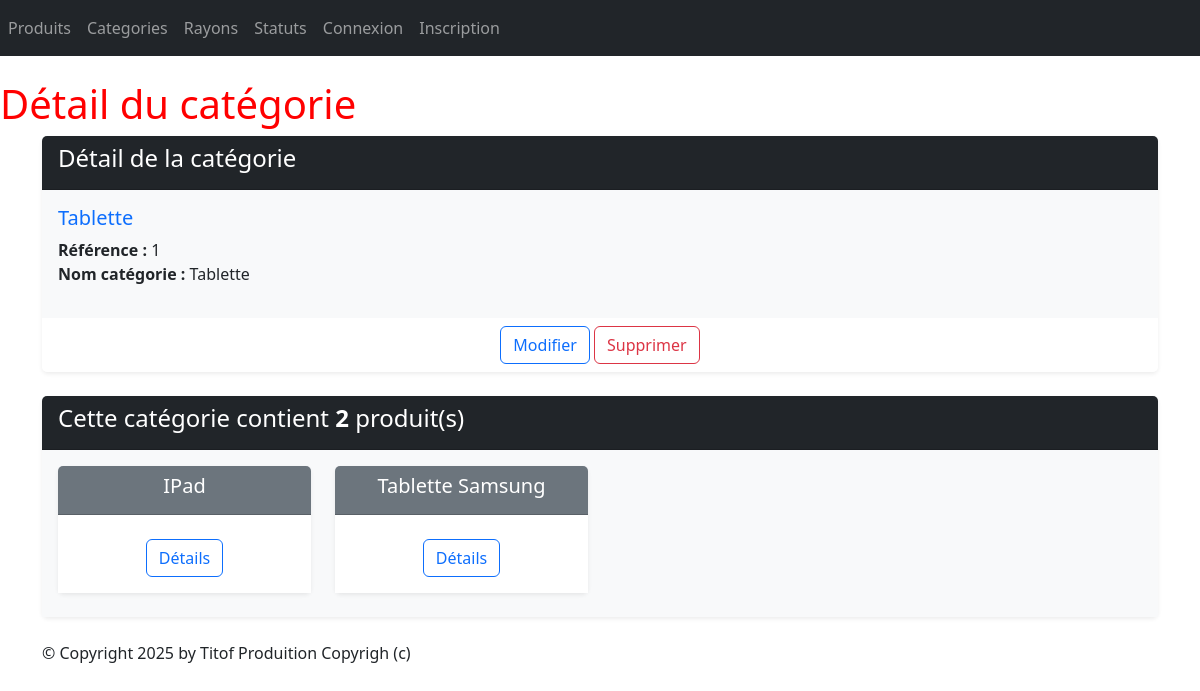
The app's page /monApp/categories/1/ with its own data.
### monApp/models.py (models this page shows, shortened)
class Categorie(models.Model):
    idCat = models.AutoField(primary_key=True)
    nomCat = models.CharField(max_length=100)

class Produit(models.Model):
    refProd = models.AutoField(primary_key=True)
    intituleProd = models.CharField(max_length=200)
    prixUnitaireProd = models.DecimalField(max_digits=10, decimal_places=2)
    dateFabProd = models.DateField(default=date.today)
    categorie = models.ForeignKey(Categorie, on_delete=models.CASCADE, related_name="produits_categorie", null=True, blank=True)
    status = models.ForeignKey(Statut, on_delete=models.CASCADE, related_name="produits_status",null=True, blank=True)

### monApp/views.py (the view)
# urls.py: path("categories/<int:pk>/", views.CategorieDetailView.as_view(), name="dtl_categorie"),
class CategorieDetailView(DetailView):
    model = Categorie
    template_name = "monApp/Read/detail/categorie.html"
    context_object_name = "categorie"
    def get_queryset(self):
        return Categorie.objects.annotate(nb_produits=Count('produits_categorie'))
    def get_context_data(self, **kwargs):
        context = super(CategorieDetailView, self).get_context_data(**kwargs)
        context['titremenu'] = "Détail du catégorie"
        context['prdts'] = self.object.produits_categorie.all()
        return context

### monApp/templates/monApp/Read/detail/categorie.html
{% extends 'monApp/base.html' %}
{% block menu %}
    <h1>{{ titremenu }}</h1>
{% endblock %}
{% block contenu %}
    <div class="card mb-4 shadow-sm border-0">
        <div class="card-header bg-dark text-white">
            <h4>Détail de la catégorie</h4>
        </div>
        <div class="card-body bg-light">
            <h5 class="card-title text-primary">{{ categorie.nomCat }}</h5>
            <ul class="list-unstyled">
                <li><strong>Référence :</strong> {{ categorie.idCat }}</li>
                <li><strong>Nom catégorie :</strong> {{ categorie.nomCat }}</li>
            </ul>
        </div>
        <div class="card-footer text-center bg-white border-0">
            <button type="button" class="btn btn-outline-primary" onclick="window.location.href='{% url 'categorie_chng' categorie.idCat %}'">Modifier</button>
            <button onclick="window.location.href='{% url 'dlt_categorie' categorie.idCat %}';" class="btn btn-outline-danger">Supprimer</button>
        </div>
    </div>
    <div class="card mb-4 mt-2 shadow-sm border-0">
        <div class="card-header bg-dark text-white">
            <h4>Cette catégorie contient <strong>{{ categorie.nb_produits }}</strong> produit(s)</h4>
        </div>
        <div class="card-body bg-light">
            <div class="row">
                {% if prdts %}
                    {% for prdt in prdts %}
                        <div class="col-sm-3">
                            <div class="card mb-2 text-center border-0 shadow-sm">
                                <div class="card-header bg-secondary text-white">
                                    <h5 class="card-title">{{ prdt.intituleProd }}</h5>
                                </div>
                                <div class="card-body bg-white">
                                    <a href="{% url 'dtl_prdt' prdt.refProd %}" class="btn btn-outline-primary mt-2">Détails</a>
                                </div>
                            </div>
                        </div>
                    {% endfor %}
                {% else %}
                    <p class="text-muted">Aucun produit trouvé pour cette catégorie.</p>
                {% endif %}
            </div>
        </div>
    </div>
{% endblock %}

### static/styles.css (style rules this page uses)
h1 { color: red; }

### records on screen
Categorie: nomCat "Tablette", idCat "1", nb_produits "2"
Produit: intituleProd "IPad"
Produit: intituleProd "Tablette Samsung"

### other values on screen
{{ titremenu }} "Détail du catégorie"
